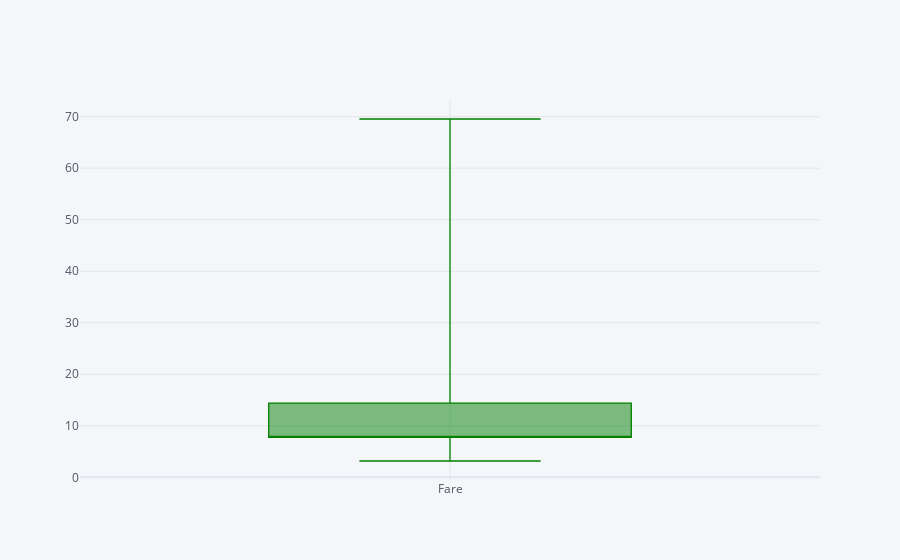

The cell this chart's notebook holds for it:
### Code cell
test[test['Pclass']==3]['Fare'].iplot(kind='box',bins=30,color='green')

### Figure 1 — Plotly figure (JSON) as saved in the notebook; plotly's stock layout.template omitted (floating-point values rounded to 4 significant figures; data arrays with more than 128 entries replaced by an {"elided": "..."} marker saying what was removed)
{"data": [{"boxpoints": false, "line": {"width": 1.3}, "marker": {"color": "rgba(0, 128, 0, 1.0)"}, "name": "Fare", "orientation": "v", "type": "box", "y": {"elided": "218 float values"}}], "layout": {"legend": {"bgcolor": "#F5F6F9", "font": {"color": "#4D5663"}}, "paper_bgcolor": "#F5F6F9", "plot_bgcolor": "#F5F6F9", "title": {"font": {"color": "#4D5663"}}, "xaxis": {"gridcolor": "#E1E5ED", "showgrid": true, "tickfont": {"color": "#4D5663"}, "title": {"font": {"color": "#4D5663"}, "text": ""}, "zerolinecolor": "#E1E5ED"}, "yaxis": {"gridcolor": "#E1E5ED", "showgrid": true, "tickfont": {"color": "#4D5663"}, "title": {"font": {"color": "#4D5663"}, "text": ""}, "zerolinecolor": "#E1E5ED"}}}
